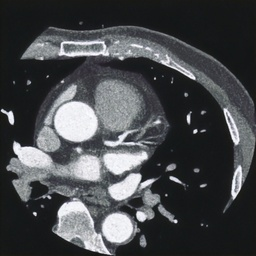
#> input picture CG.jpg, 256 x 256 px, shrunk from 512 x 512 before the run, given in place of CCTA.jpg, which was not available
$ python salt_and_pepper.py
#> lines starting #> are read from the running program, lines starting #| are printed output that depends on the picture; after the words box and inside, x2 and y2 are one past the last pixel; in counts of white or black regions, pixels touching at a corner belong together; long printed decimals are rounded; pictures that were not available may be replaced by others from this repository, and a replacement may not be noted
#!/usr/bin/env python3
# -*- coding: utf-8 -*-
"""
Created on Fri Feb 21 16:12:36 2025

@author: linlin
"""

import numpy as np
import cv2
import matplotlib.pyplot as plt
import pywt
from skimage import io, img_as_float, metrics, restoration
from skimage.filters import rank
from skimage.morphology import disk
from scipy.signal import wiener

def adaptive_median_filter(image, max_window_size=24):
    filtered_image = np.copy(image)
    height, width = image.shape

    for i in range(height):
        for j in range(width):
            window_size = 2
            while window_size <= max_window_size:
                i_min = max(i - window_size // 2, 0)
                i_max = min(i + window_size // 2 + 1, height)
                j_min = max(j - window_size // 2, 0)
                j_max = min(j + window_size // 2 + 1, width)

                window = image[i_min:i_max, j_min:j_max]
                median_value = np.median(window)
                min_value = np.min(window)
                max_value = np.max(window)

                if min_value < median_value < max_value:
                    if min_value < image[i, j] < max_value:
                        filtered_image[i, j] = image[i, j]
                    else:
                        filtered_image[i, j] = median_value
                    break
                else:
                    window_size += 2

    return filtered_image

def wavelet_denoising(image, wavelet='db2', level=2):
    coeffs = pywt.wavedec2(image, wavelet, level=level)
    threshold = np.median(np.abs(coeffs[-1][-1])) / 0.6745


    coeffs_thresholded = [coeffs[0]]
    for detail_coeffs in coeffs[1:]:
        coeffs_thresholded.append(tuple(pywt.threshold(c, threshold, mode='soft') for c in detail_coeffs))

    return pywt.waverec2(coeffs_thresholded, wavelet)

original = img_as_float(io.imread('CCTA.jpg', as_gray=True))
#> original: shape (256, 256) float64; min 0.0586, max 0.998, mean 0.288
corrupted = img_as_float(io.imread('CCTA_salt_and_pepper.jpg', as_gray=True))
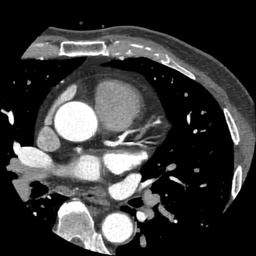
#> input picture CM.jpg, 256 x 256 px, shrunk from 512 x 512 before the run, given in place of CCTA_salt_and_pepper.jpg, which was not available
#> corrupted is the input picture: shape (256, 256) float64; min 0, max 1, mean 0.226
original = original.astype(np.float32)

# Apply Adaptive Median Filter
filtered_adaptive_median = adaptive_median_filter(corrupted)
#> after the loop in adaptive_median_filter, `for i in range(height):`: filtered_image: shape (256, 256) float64; 12.82% of pixels changed, all inside (x1, y1, x2, y2) = (0, 20, 256, 256)

# Apply Wavelet Denoising
filtered_wavelet = wavelet_denoising(corrupted)
#> in wavelet_denoising, `coeffs = pywt.wavedec2(image, wavelet, level=level)`: coeffs = 3 items
#> in wavelet_denoising, `threshold = np.median(np.abs(coeffs[-1][-1])) / 0.6745`: threshold = 0.00317
#> the loop in wavelet_denoising, `for detail_coeffs in coeffs[1:]:` made 2 passes
#> after the loop in wavelet_denoising, `for detail_coeffs in coeffs[1:]:`: coeffs_thresholded = 3 items

def gamma_correction(image, gamma=1.2):
#> called with gamma = 0.8
    image = np.clip(image, 0, 1)  # Ensure values are within [0,1]
    return image ** gamma

gamma_value = 0.8
filtered_adaptive_median = gamma_correction(filtered_adaptive_median, gamma=gamma_value)
filtered_wavelet = gamma_correction(filtered_wavelet, gamma=gamma_value)
#> call 2 of gamma_correction, with gamma = 0.8
#> in gamma_correction (call 2), `return image ** gamma`:
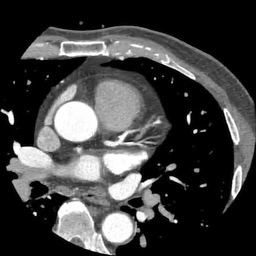
#> returned value: shape (256, 256) float64; min 0, max 1, mean 0.255

# Transformer result
transformer = img_as_float(io.imread('CS.jpg', as_gray=True))
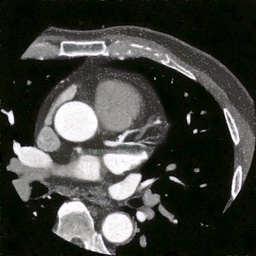
#> input picture CS.jpg, 256 x 256 px, shrunk from 512 x 512 before the run
#> transformer: shape (256, 256) float64; min 0, max 1, mean 0.253
transformer = transformer.astype(np.float32)
transformer_after_adaptive_median = adaptive_median_filter(transformer)
#> call 2 of adaptive_median_filter, with max_window_size = 24
#> after the loop in adaptive_median_filter (call 2), `for i in range(height):`:
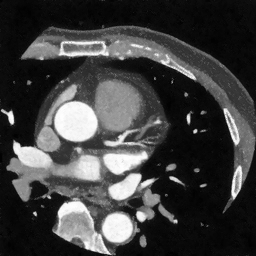
#> filtered_image: shape (256, 256) float32; min 0.00281, max 0.999, mean 0.252

def calculate_metrics(img1, img2, method_name):
#> called with method_name = 'Adaptive Median Filter'
    psnr_value = metrics.peak_signal_noise_ratio(img1, img2, data_range=1)
#> psnr_value = 22.24
    ssim_value = metrics.structural_similarity(img1, img2, data_range=1)
#> ssim_value = 0.503
    print(f'{method_name} PSNR: {psnr_value:.6f} dB')
#| Adaptive Median Filter PSNR: 22.243 dB
    print(f'{method_name} SSIM: {ssim_value:.6f}')
#| Adaptive Median Filter SSIM: 0.5031

calculate_metrics(original, filtered_adaptive_median, "Adaptive Median Filter")
calculate_metrics(original, filtered_wavelet, "Wavelet Denoising")
#| Wavelet Denoising PSNR: 22.217 dB
#| Wavelet Denoising SSIM: 0.504
calculate_metrics(original, transformer, "Transformer")
#| Transformer PSNR: 25.288 dB
#| Transformer SSIM: 0.7258
calculate_metrics(original, transformer_after_adaptive_median, "transformer_after_adaptive_median")
#| transformer_after_adaptive_median PSNR: 25.341 dB
#| transformer_after_adaptive_median SSIM: 0.7432

fig, axes = plt.subplots(2, 6, figsize=(26, 8))

def add_colorbar(im, ax):
    cbar = fig.colorbar(im, ax=ax, fraction=0.046, pad=0.04)
    cbar.set_label("Gray Value")

im1 = axes[0, 0].imshow(original, cmap='gray')
axes[0, 0].set_title('a) Original Image')
add_colorbar(im1, axes[0, 0])

im2 = axes[0, 1].imshow(corrupted, cmap='gray')
axes[0, 1].set_title('b) Corrupted Image')
add_colorbar(im2, axes[0, 1])

im3 = axes[0, 2].imshow(filtered_adaptive_median, cmap='gray')
axes[0, 2].set_title('c) Restored (Adaptive Median)')
add_colorbar(im3, axes[0, 2])

im4 = axes[0, 3].imshow(filtered_wavelet, cmap='gray')
axes[0, 3].set_title('d) Restored (Wavelet)')
add_colorbar(im4, axes[0, 3])

im5 = axes[0, 4].imshow(transformer, cmap='gray')
axes[0, 4].set_title('e) Restored (Transformer)')
add_colorbar(im5, axes[0, 4])

im6 = axes[0, 5].imshow(transformer_after_adaptive_median, cmap='gray')
axes[0, 5].set_title('f) Restored (transformer_x)')
add_colorbar(im6, axes[0, 5])

axes[1, 0].hist(original.ravel(), bins=256, color='black', log=True)
axes[1, 0].set_title('g) Original Image Histogram')
axes[1, 0].grid(False)

axes[1, 1].hist(corrupted.ravel(), bins=256, color='black', log=True)
axes[1, 1].set_title('h) Corrupted Image Histogram')
axes[1, 1].grid(False)

axes[1, 2].hist(filtered_adaptive_median.ravel(), bins=256, color='black', log=True)
axes[1, 2].set_title('i) Restored (Adaptive Median)')
axes[1, 2].grid(False)

axes[1, 3].hist(filtered_wavelet.ravel(), bins=256, color='black', log=True)
axes[1, 3].set_title('j) Restored (Wavelet)')
axes[1, 3].grid(False)

axes[1, 4].hist(transformer.ravel(), bins=256, color='black', log=True)
axes[1, 4].set_title('k) Restored (Transformer)')
axes[1, 4].grid(False)

axes[1, 5].hist(transformer_after_adaptive_median.ravel(), bins=256, color='black', log=True)
axes[1, 5].set_title('l) Restored (transformer_x)')
axes[1, 5].grid(False)

for i in range(6):
    axes[0, i].axis('off')

plt.tight_layout()
plt.show()
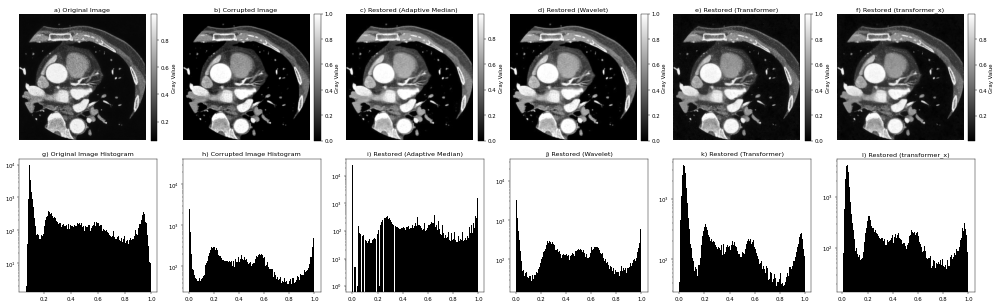
#> figure drawn by matplotlib, 18 panels; panel 7: tallest bar 10004 high, from x = 0.0879 to 0.0916; panel 8: tallest bar 29830 high, from x = 0 to 0.00391; panel 9: tallest bar 25679 high, from x = 2.17e-19 to 0.00389; panel 10: tallest bar 25923 high, from x = 0 to 0.00391
